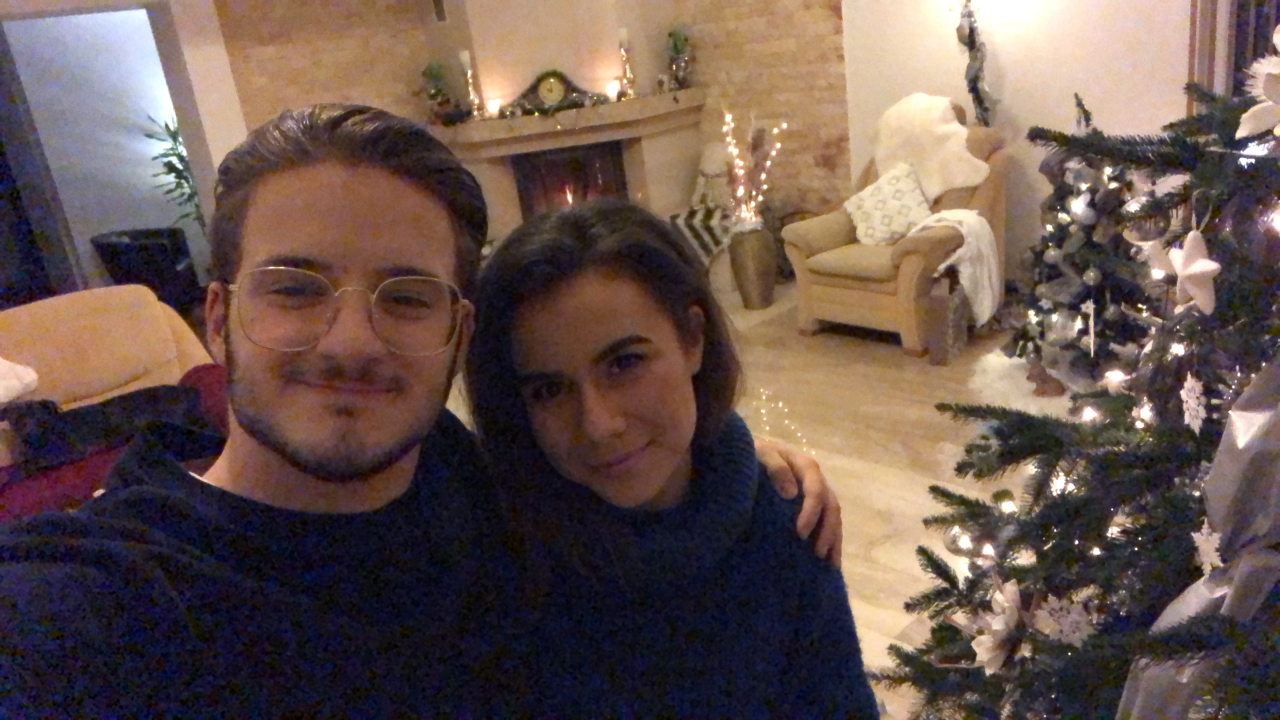
#> input picture dataset/emanuela/2D6028DE-F060-4799-B2EF-D741BCC92B35.jpeg, 3840 x 2160 px, given in place of the camera (shown at 1/3 size)
$ python detect8.py
#> lines starting #> are read from the running program, lines starting #| are printed output that depends on the picture
#! /usr/bin/env python3

import cv2
#import matplotlib.pyplot as plt

def setup_camera(cid):
    """ setup capture device and set properties """
    cap = cv2.VideoCapture(cid)
    cap.set(cv2.CAP_PROP_FRAME_WIDTH, 1280) # set the Horizontal resolution
    cap.set(cv2.CAP_PROP_FRAME_HEIGHT, 720) # Set the Vertical resolution
    cap.set(cv2.CAP_PROP_BRIGHTNESS,0.4)
    return cap

def grab_resized_frame(cap):
    """ grab a frame resize, equalize and blur it """
    ret = cap.grab()
    ret, frame = cap.retrieve()
#> frame is the input picture: shape (2160, 3840, 3); mean B, G, R 77.8, 84.8, 103.9
#> ret = True
    frame = cv2.cvtColor(frame, cv2.COLOR_BGR2GRAY)
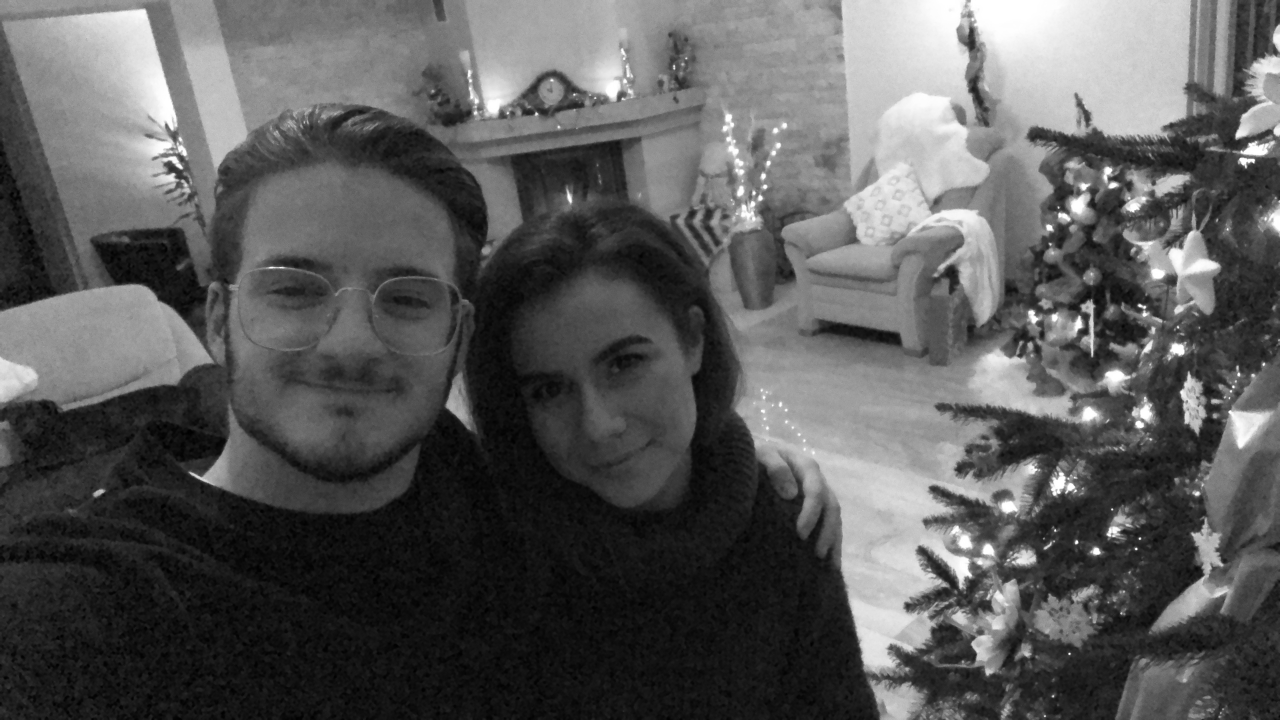
#> frame: shape (2160, 3840) (shown at 1/3 size); min 0, max 255, mean 89.7
    cv2.equalizeHist(frame)
    frame = cv2.medianBlur(frame,3)
    frame = cv2.resize(frame,(frame.shape[1]//2,frame.shape[0]//2))
#> frame: shape (1080, 1920)
    return frame

def frameTriggert(frame, lframe):
    """ trigger if anything significantly changed """
    diff = cv2.addWeighted(lframe, 0.5, frame, -0.5, 0.0)
#> diff: shape (1080, 1920); every value is 0
    d_hist = cv2.calcHist([diff],[0],None,[16],[0,256])
#> d_hist = [2073600, 0, 0, 0, 0, 0, 0, 0, 0, 0, 0, 0, 0, 0, 0, 0]
    # just for curiosity
    # print(d_hist[:4])
    #
    # somewhat crude detector - if there are significant
    # amounts of non-black pixels assume something just
    # changed the image and record it.
    if(d_hist[2] > 5):
        return True
    return False

frame_count = 0
cap = setup_camera(0)

# get initial frame
frame = grab_resized_frame(cap)
while(cap.isOpened()):
   lframe = frame # last frame against which we compare
   frame = grab_resized_frame(cap)
   if(frameTriggert(frame, lframe)):
       cv2.imwrite("./detect8_images/detect%d.png" % frame_count, frame)
       frame_count += 1
   #wait for 300 milliseconds for key input to terminate loop
   cv2.imshow("USB0", frame)
   key = cv2.waitKey(300)
#> (key q is pressed here)
   if key == ord('q'):
      break

cap.release()
cv2.destroyWindow('USB0-frame')

$ run again, on dataset/emanuela/63a78503-b936-4b7d-bfa8-6f7accb232ed.jpeg
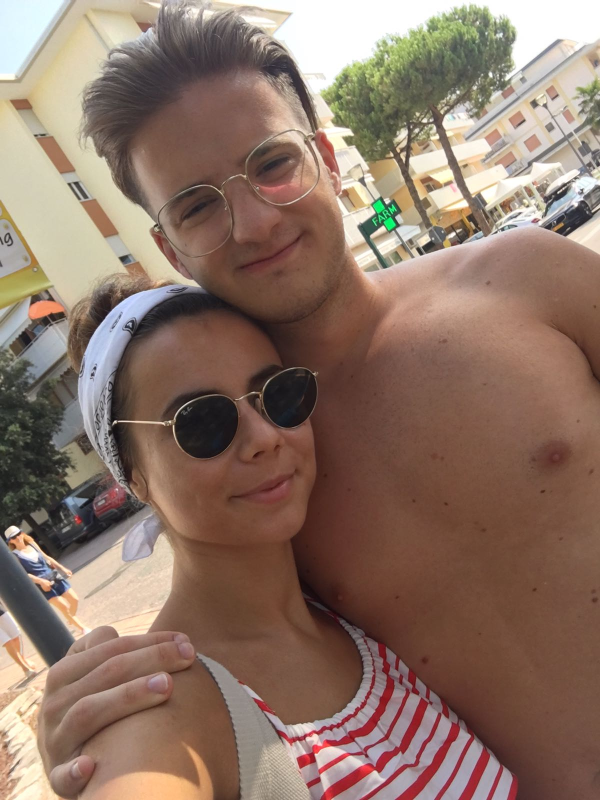
#> input picture dataset/emanuela/63a78503-b936-4b7d-bfa8-6f7accb232ed.jpeg, 1200 x 1600 px, given in place of the camera (shown at 1/2 size)
#> in grab_resized_frame, frame is the input picture: shape (1600, 1200, 3); mean B, G, R 102.6, 116.3, 140.9
#> ret = True
#> in grab_resized_frame, `frame = cv2.cvtColor(frame, cv2.COLOR_BGR2GRAY)`:
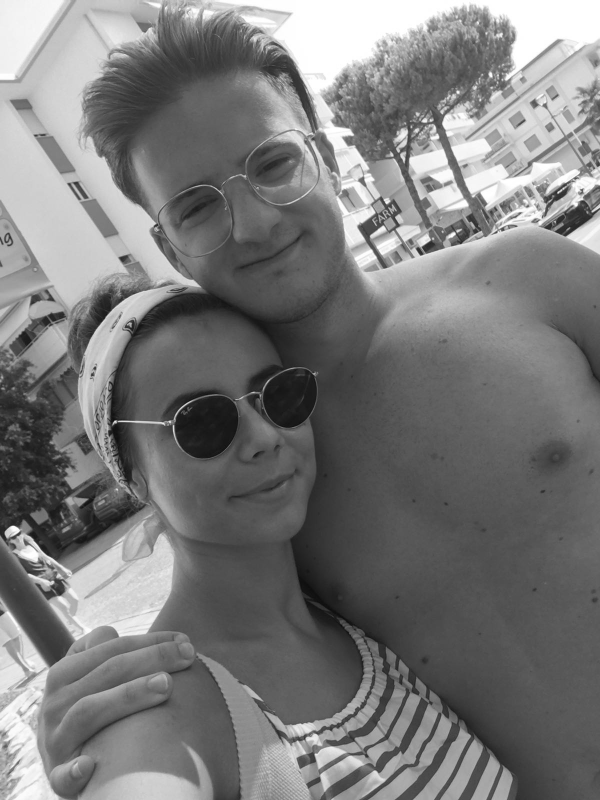
#> frame: shape (1600, 1200) (shown at 1/2 size); min 3, max 255, mean 122.1
#> in grab_resized_frame, `frame = cv2.resize(frame,(frame.shape[1]//2,frame.shape[0]//2))`:
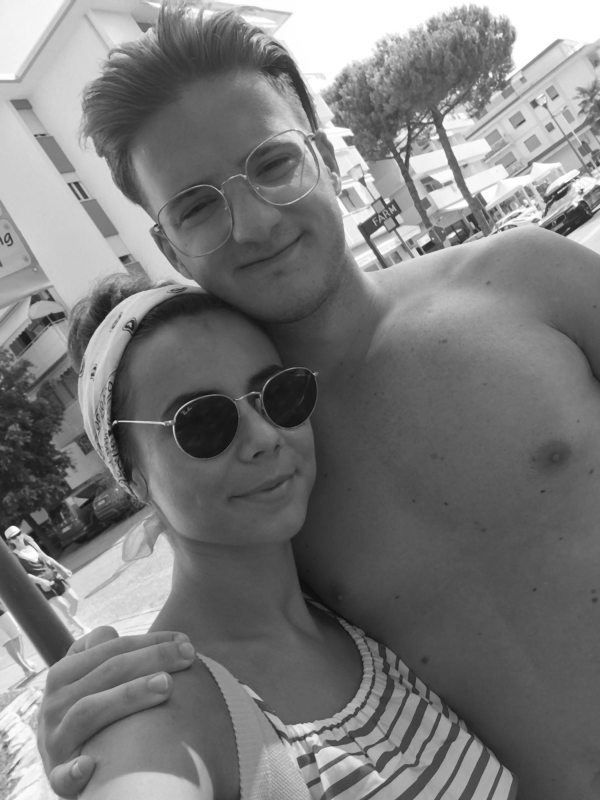
#> frame: shape (800, 600); min 14, max 255, mean 122.2
#> diff: shape (800, 600); every value is 0
#> d_hist = [480000, 0, 0, 0, 0, 0, 0, 0, 0, 0, 0, 0, 0, 0, 0, 0]

$ run again, on dataset/emanuela/IMG_0011.jpeg
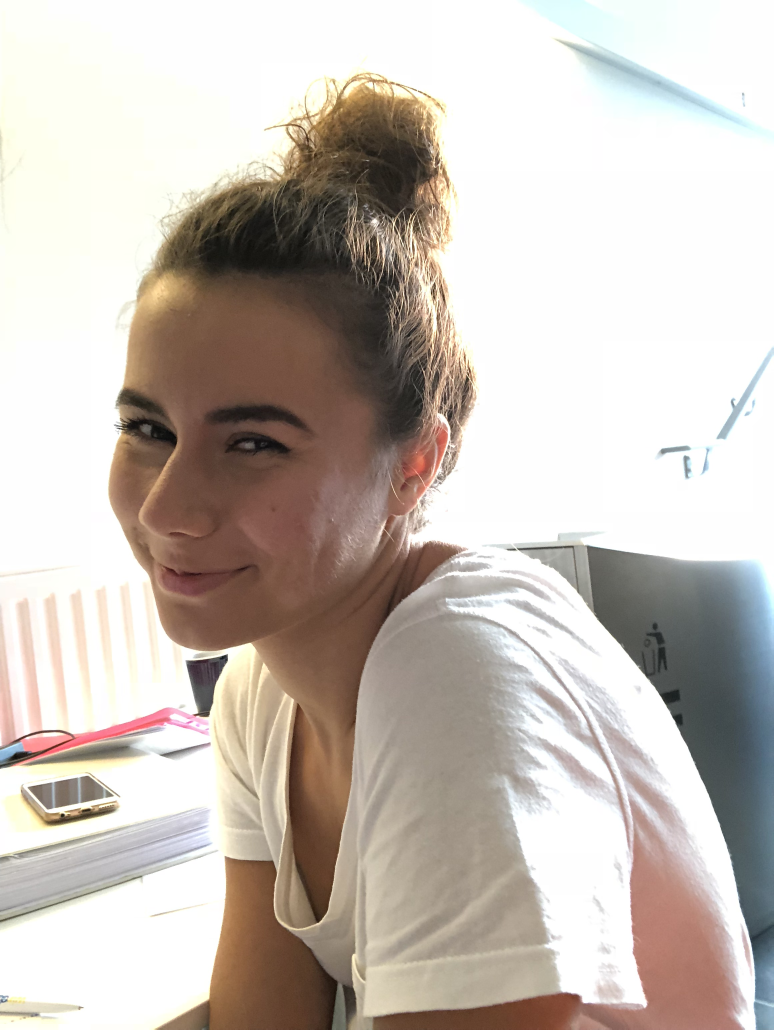
#> input picture dataset/emanuela/IMG_0011.jpeg, 2320 x 3088 px, given in place of the camera (shown at 1/3 size)
#> in grab_resized_frame, frame is the input picture: shape (3088, 2320, 3); mean B, G, R 182.7, 190.3, 199
#> ret = True
#> in grab_resized_frame, `frame = cv2.cvtColor(frame, cv2.COLOR_BGR2GRAY)`:
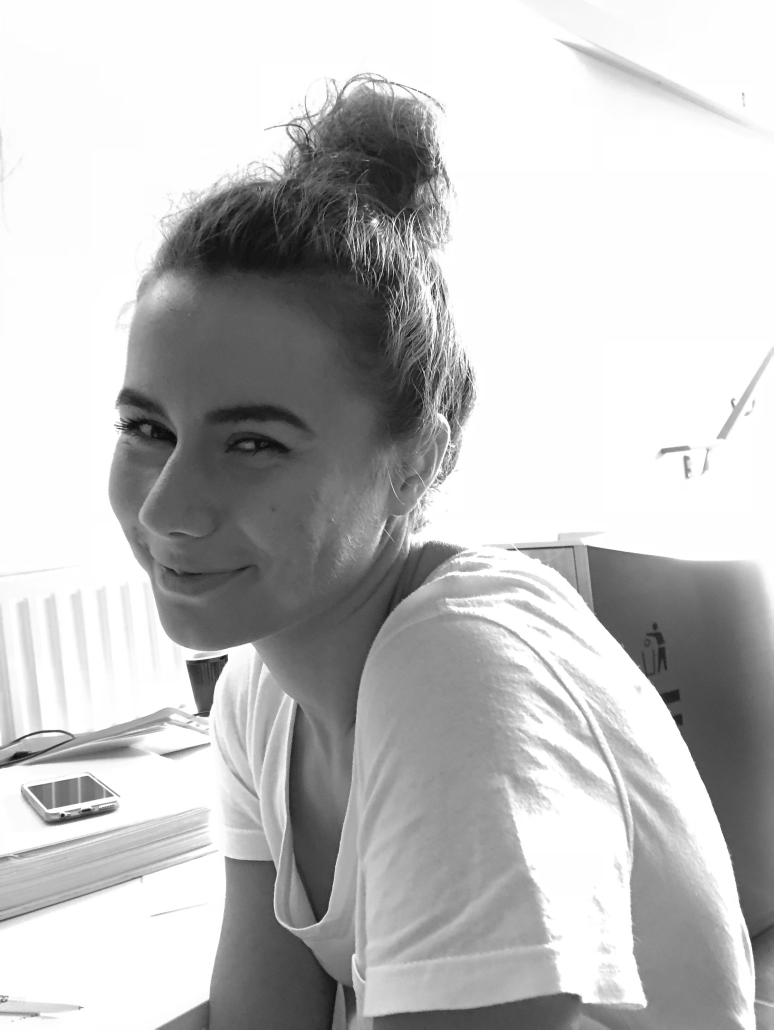
#> frame: shape (3088, 2320) (shown at 1/3 size); min 0, max 255, mean 192
#> diff: shape (1544, 1160); every value is 0
#> d_hist = [1791040, 0, 0, 0, 0, 0, 0, 0, 0, 0, 0, 0, 0, 0, 0, 0]

$ run again, on dataset/emanuela/IMG_0222.jpeg
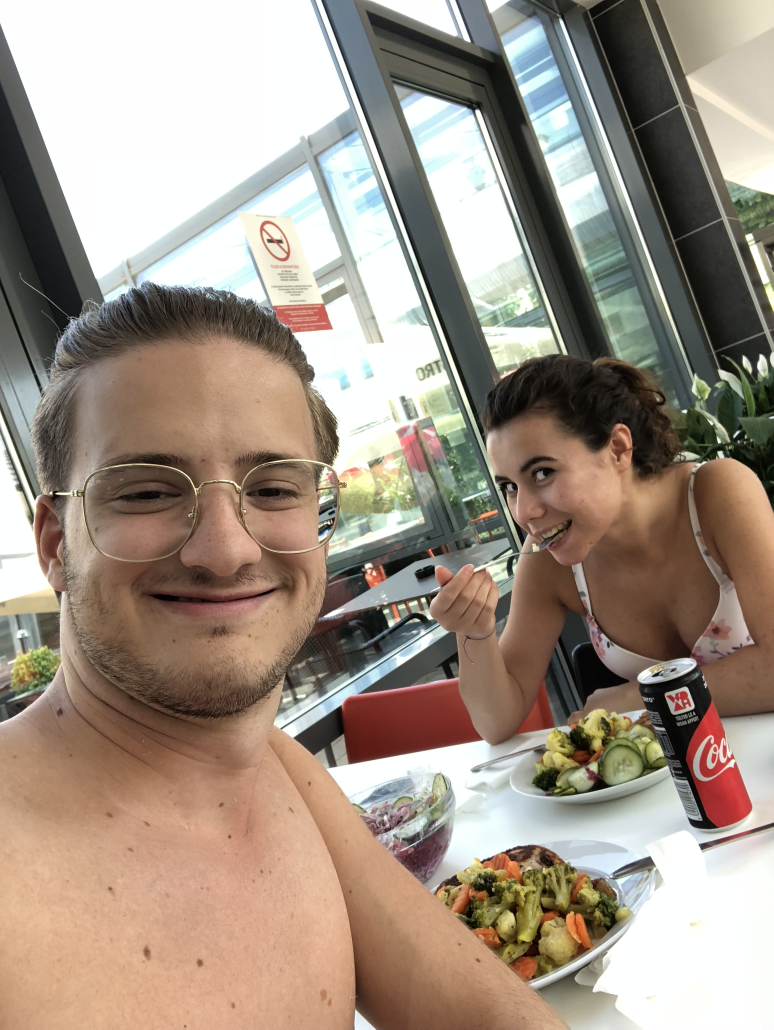
#> input picture dataset/emanuela/IMG_0222.jpeg, 2320 x 3088 px, given in place of the camera (shown at 1/3 size)
#> in grab_resized_frame, frame is the input picture: shape (3088, 2320, 3); mean B, G, R 133.1, 146.2, 160.2
#> ret = True
#> in grab_resized_frame, `frame = cv2.cvtColor(frame, cv2.COLOR_BGR2GRAY)`:
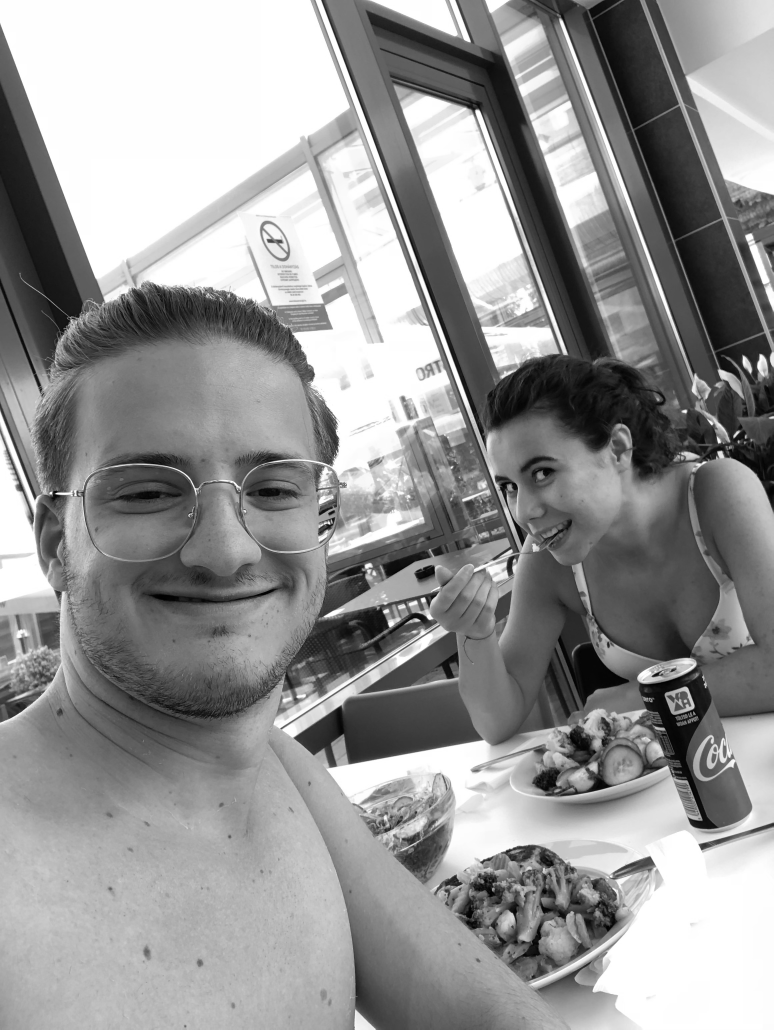
#> frame: shape (3088, 2320) (shown at 1/3 size); min 0, max 255, mean 148.9
#> diff: shape (1544, 1160); every value is 0
#> d_hist = [1791040, 0, 0, 0, 0, 0, 0, 0, 0, 0, 0, 0, 0, 0, 0, 0]
